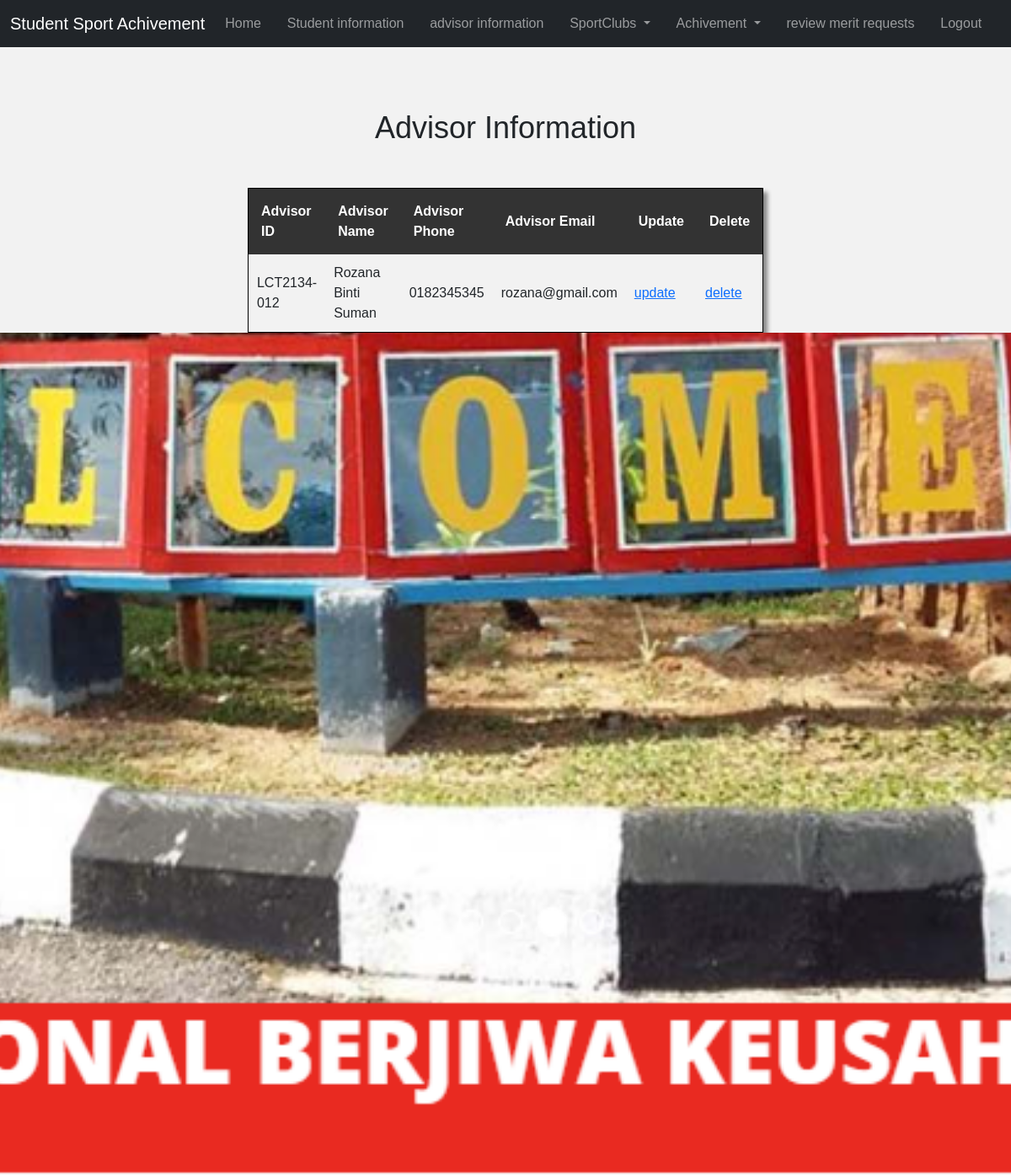
Page /Student/adminAdvisor on the committed database.
### Tracking/models.py (models this page shows, shortened)
class Advisor(models.Model):
    advisorId = models.CharField(max_length = 12, primary_key = True)
    advisorName = models.CharField(max_length = 128)
    advisorPhone = models.CharField(max_length = 128)
    advisorEmail = models.CharField(max_length = 128)
    user = models.OneToOneField(User, on_delete=models.CASCADE, null=True)

### Tracking/views.py (the view)
# urls.py: path('adminAdvisor', views.adminAdvisor, name ="adminAdvisor"),
def adminAdvisor(request):
    ad = Advisor.objects.all()
    dict = {
        'ad':ad,
    }
    return render(request,"Tracking/adminAdvisor.html",dict)

### Tracking/templates/Tracking/adminAdvisor.html (shortened to what this page needs)
{% include 'Tracking/Notbase3.html' %}
<!DOCTYPE html>
<html>
<head>
  {% load static %}
  <link rel="stylesheet" href="{% static "Tracking/media/parallax.css" %}">
</head>
<body>
    <h3>Advisor Information</h3>
    <table>
        <tr>
          <th>Advisor ID</th>
          <th>Advisor Name</th>
          <th>Advisor Phone</th>
          <th>Advisor Email</th>
          <th>Update</th>
          <th>Delete</th>
        </tr>
        {% for advisor in ad %}
        <tr>
          <td>{{ advisor.advisorId }}</td>
          <td>{{ advisor.advisorName }}</td>
          <td>{{ advisor.advisorPhone }}</td>
          <td>{{ advisor.advisorEmail }}</td>
          <td>
            <a href="advisorUpdate/{{ advisor.advisorId }}">update</a>
        </td>
        <td>
            <a href="deleteAdvisor/{{ advisor.advisorId }}">delete</a>
        </td>
        </tr>
        {% endfor %}
      </table>
  <div class="parallax"></div>
  <div class="parallax"></div>
</body>
</html>

### Tracking/static/Tracking/media/parallax.css (style rules this page uses)
.parallax { background-image: url("img_parallax.jpg"); min-height: 500px; background-attachment: fixed; background-position: center; background-repeat: no-repeat; background-size: cover; }
@media only screen and (max-device-width: 1366px) { .parallax { background-attachment: scroll; } }

### Tracking/templates/Tracking/Notbase3.html (style rules this page uses)
body { background: #f4f4f4 }

### Tracking/templates/Tracking/adminAdvisor.html (style rules this page uses)
body { font-family: Arial, sans-serif; background-color: #f2f2f2; }
h3 { text-align: center; font-size: 36px; margin-top: 50px; }
table { margin: 0 auto; border-collapse: collapse; border: 1px solid black; width: 50%; margin-top: 50px; box-shadow: 5px 5px 5px #888; }
th { background-color: #333; color: white; text-align: left; padding: 15px; }
td { padding: 10px; text-align: left; border-bottom: 1px solid black; }
tr:nth-child(even) { background-color: #f2f2f2; }
.parallax { height: 500px; background-attachment: fixed; background-position: center; background-repeat: no-repeat; background-size: cover; }

### rows in the picture
Advisor: advisorId "LCT2134-012", advisorName "Rozana Binti Suman", advisorPhone "0182345345", advisorEmail "rozana@gmail.com"
